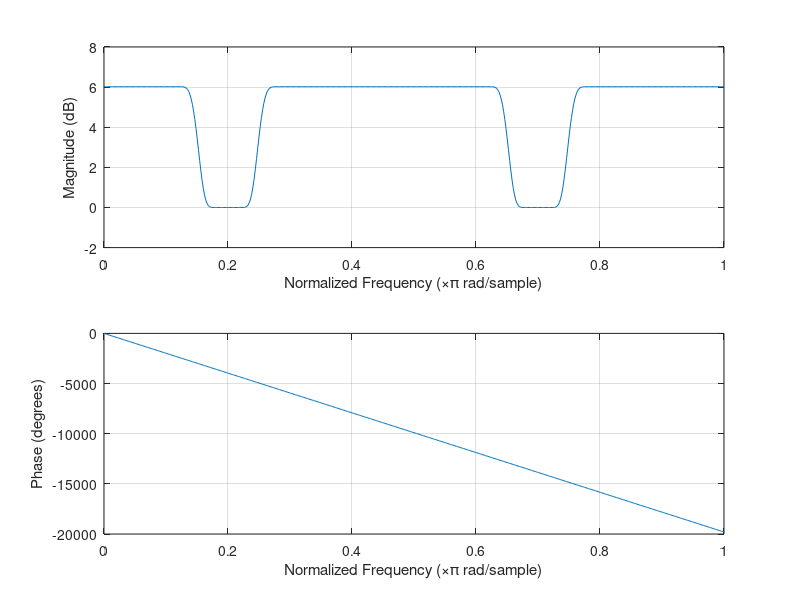

Source code (MATLAB):
clc; clearvars; close all;
% pass band freqs
fp1 = 0.2;
fp2 = 0.6;
% stop bands
fs1 = [0.15 , 0.25];
fs2 = [0.65 , 0.75];

% transition width (same for both filters)
TW = fp1 - fs1(1);
% As > 55dB, choose blackmann
M = ceil(11  / TW);
n = 0:M-1;
m = n - ceil((M-1) / 2);
% construct 2 BPF filters
BPF1 = fs1(2) * sinc(fs1(2) * m) - (fs1(1) * sinc(fs1(1) * m));
BPF2 = fs2(2) * sinc(fs2(2) * m) - (fs2(1) * sinc(fs2(1) * m));

% corresponding BRF is:
BRF1 = sinc(m) - BPF1;
BRF2 = sinc(m) - BPF2;

window = blackman(M)';
BRF1 = BRF1 .* window;
BRF2 = BRF2 .* window;

% merge filters:
mergedFilter = BRF1 + BRF2;

freqz(mergedFilter);